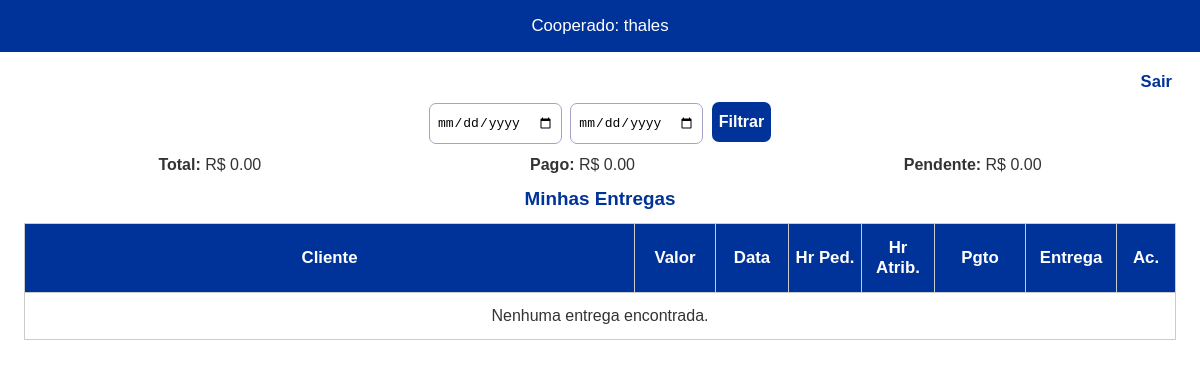
Page /painel_cooperado (signed in) on the earlier database version.
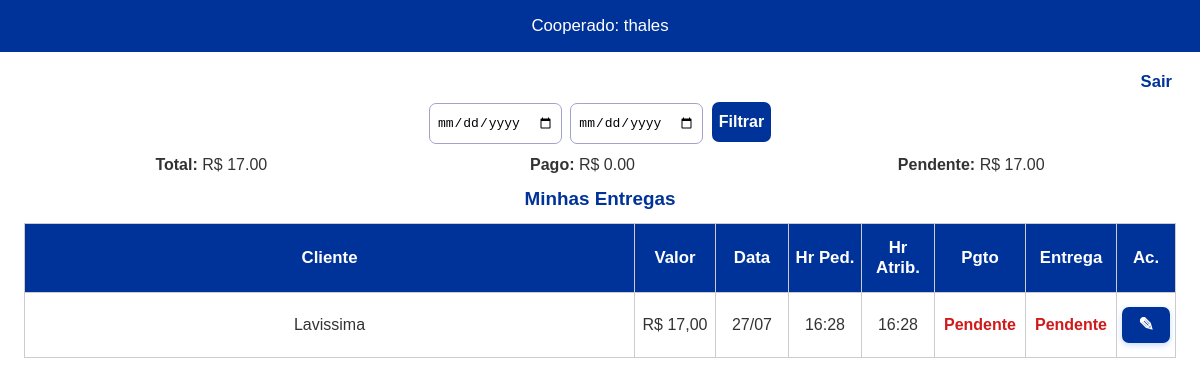
Same page on the later database version.
### app.py (models this page shows)
class Entrega(db.Model):
    id = db.Column(db.Integer, primary_key=True)
    cliente = db.Column(db.String(100), nullable=False)
    bairro = db.Column(db.String(50), nullable=False)
    valor = db.Column(db.Float, nullable=False)
    data_envio = db.Column(db.DateTime, nullable=False, default=datetime.utcnow)
    data_atribuida = db.Column(db.DateTime, nullable=True)
    cooperado_id = db.Column(db.Integer, db.ForeignKey('cooperado.id'), nullable=True)
    status_pagamento = db.Column(db.String(20), nullable=True)  # "Pago" ou "Pendente"
    status = db.Column(db.String(20), nullable=True)            # "recebido"/"pendente"
    cooperado = db.relationship('Cooperado', backref='entregas')

### app.py (the view)
@app.route('/painel_cooperado')
def painel_cooperado():
    if session.get('user_id') is None or session.get('is_admin'):
        return redirect(url_for('login'))
    user_id = session['user_id']
    inicio = request.args.get('inicio')
    fim = request.args.get('fim')
    query = Entrega.query.filter(Entrega.cooperado_id == user_id)
    if inicio:
        query = query.filter(Entrega.data_envio >= datetime.strptime(inicio, "%Y-%m-%d"))
    if fim:
        query = query.filter(Entrega.data_envio <= datetime.strptime(fim, "%Y-%m-%d") + timedelta(days=1))
    entregas = query.order_by(Entrega.data_envio.desc()).all()
    total_geral = sum(e.valor for e in entregas)
    total_pago = sum(e.valor for e in entregas if e.status_pagamento and e.status_pagamento.lower() == 'pago')
    total_pendente = total_geral - total_pago
    return render_template('painel_cooperado.html', entregas=entregas, total_geral=total_geral,
                           total_pago=total_pago, total_pendente=total_pendente, request=request)

### templates/painel_cooperado.html (shortened to what this page needs)
<!DOCTYPE html>
<html lang="pt-br">
<head>
</head>
<body>
    <header>
        Cooperado: {{ session['user_nome'] }}
    </header>
    <div class="container">
        <a class="logout" href="{{ url_for('logout') }}">Sair</a>
        <form method="get" class="filtros">
            <input type="date" name="inicio" value="{{ request.args.get('inicio', '') }}">
            <input type="date" name="fim" value="{{ request.args.get('fim', '') }}">
            <button type="submit">Filtrar</button>
        </form>
        <div class="estatisticas">
            <div><b>Total:</b> R$ {{ "%.2f"|format(total_geral or 0) }}</div>
            <div><b>Pago:</b> R$ {{ "%.2f"|format(total_pago or 0) }}</div>
            <div><b>Pendente:</b> R$ {{ "%.2f"|format(total_pendente or 0) }}</div>
        </div>
        <h2>Minhas Entregas</h2>
        <div class="table-container">
            <table>
                <thead>
                    <tr>
                        <th class="col-c">Cliente</th>
                        <th class="col-v">Valor</th>
                        <th class="col-d">Data</th>
                        <th class="col-hp">Hr Ped.</th>
                        <th class="col-ha">Hr Atrib.</th>
                        <th class="col-pg">Pgto</th>
                        <th class="col-e">Entrega</th>
                        <th class="col-a">Ac.</th>
                    </tr>
                </thead>
                <tbody>
                    {% for e in entregas %}
                    <tr>
                        <td class="col-c">{{ e.cliente }}</td>
                        <td class="col-v">R$ {{ '%.2f'|format(e.valor) | replace('.', ',') }}</td>
                        <td class="col-d">{{ e.data_envio.strftime('%d/%m') if e.data_envio else '-' }}</td>
                        <td class="col-hp">{{ e.data_envio.strftime('%H:%M') if e.data_envio else '-' }}</td>
                        <td class="col-ha">{{ e.data_atribuida.strftime('%H:%M') if e.data_atribuida else '-' }}</td>
                        <td class="col-pg">
                          <span class="{{ 'status-pago' if e.status_pagamento and e.status_pagamento|lower == 'pago' else 'status-pendente' }}">
                            {{ e.status_pagamento if e.status_pagamento else 'Pendente' }}
                          </span>
                        </td>
                        <td class="col-e">
                          <span class="{{ 'status-pago' if e.status == 'recebido' else 'status-pendente' }}">
                            {{ 'Entregue' if e.status == 'recebido' else 'Pendente' }}
                          </span>
                        </td>
                        <td class="col-a">
                            <a class="btn" href="{{ url_for('editar_entrega', id=e.id) }}">✎</a>
                        </td>
                    </tr>
                    {% else %}
                    <tr><td colspan="8">Nenhuma entrega encontrada.</td></tr>
                    {% endfor %}
                </tbody>
            </table>
        </div>
    </div>
</body>
</html>

### templates/painel_cooperado.html (style rules this page uses)
body { margin: 0; font-family: Arial, sans-serif; background: #fff; color: #333; }
header { background: #003399; color: #fff; padding: 1rem; text-align: center; font-size: 1.05rem; }
.container { padding: 8px 2vw; max-width: 100vw; margin: 0 auto; }
.logout { display: block; text-align: right; margin: 12px 4px 10px 0; color: #003399; text-decoration: none; font-weight: bold; font-size: 1.04em; }
h2 { color: #003399; text-align: center; font-size: 1.18rem; margin: 12px 0 8px 0; }
.estatisticas { font-size: 1em; margin: 3px 0 6px 0; display: flex; justify-content: space-around; }
.estatisticas div { margin: 2px 0; }
form.filtros { text-align: center; margin-bottom: 10px; }
form.filtros input, form.filtros button { margin: 0 2px; padding: 11px 7px; font-size: 1em; border-radius: 7px; border: 1.2px solid #a3a3c9; }
form.filtros button { background: #003399; color: #fff; border: none; font-weight: bold; }
.table-container { overflow-x: auto; margin-bottom: 12px; }
table { width: 100%; border-collapse: collapse; margin: 5px 0 0 0; font-size: 1em; min-width: 630px; }
th, td { border: 1px solid #ccc; padding: 14px 5px; text-align: center; }
th { background: #003399; color: #fff; font-size: 1.05em; }
.col-c { max-width: 85px; }
.col-v { width: 70px; }
.col-d, .col-hp, .col-ha { width: 62px; }
.col-pg, .col-e { width: 80px; }
.col-a { width: 48px; }
.status-pendente { color: #d11a1a; font-weight: bold; }
a.btn { padding: 7px 16px; background: #003399; color: #fff; text-decoration: none; border-radius: 7px; font-size: 1.17em; display: inline-block; font-weight: bold; box-shadow: 0 2px 6px #c3dafc; }

Differences in the rows shown:
added Entrega: cliente "Lavissima", valor "17,00", data_envio "27/07", data_envio "16:28", data_atribuida "16:28", status_pagamento "Pendente", status "Pendente"
Other differences:
{{ "%.2f"|format(total_geral or 0) }}: "0.00" → "17.00"
{{ "%.2f"|format(total_pendente or 0) }}: "0.00" → "17.00"
text no longer shown: "Nenhuma entrega encontrada."
